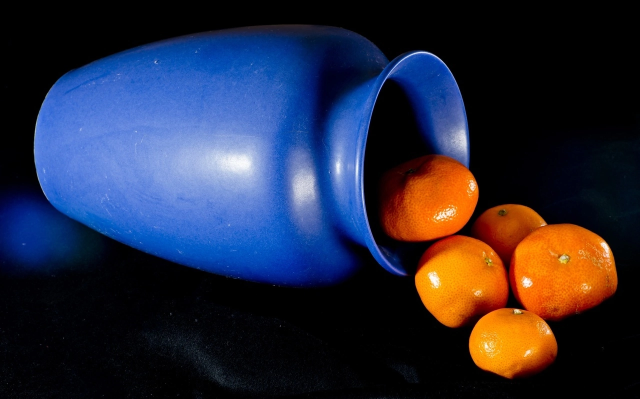
#> input picture orange.jpg, 1280 x 798 px (shown at 1/2 size)
$ jupyter execute --allow-errors Untitled.ipynb
#> lines starting #> are read from the running program, lines starting #| are printed output that depends on the picture
[cell 1]
import numpy as np
import cv2 as cv
from sklearn.cluster import MeanShift, estimate_bandwidth
from sklearn.cluster import KMeans
from skimage.feature import peak_local_max
from skimage.segmentation import watershed
from skimage import data
from scipy import ndimage
import matplotlib.pyplot as plt
from utility import segmentation_utils

image = cv.imread('orange.jpg')
#> image is the input picture: shape (798, 1280, 3); mean B, G, R 60.4, 41.9, 40.6
image_hsv = cv.cvtColor(image, cv.COLOR_RGB2HSV)
#> image_hsv: shape (798, 1280, 3); mean H, S, V 24.5, 139.8, 82.5
gray = cv.cvtColor(image, cv.COLOR_BGR2GRAY)
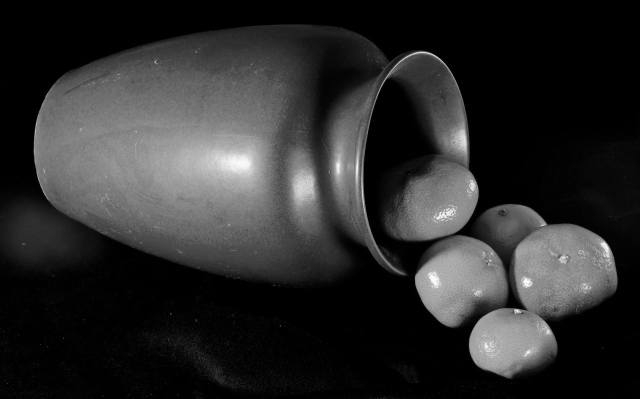
#> gray: shape (798, 1280) (shown at 1/2 size); min 0, max 255, mean 43.6
